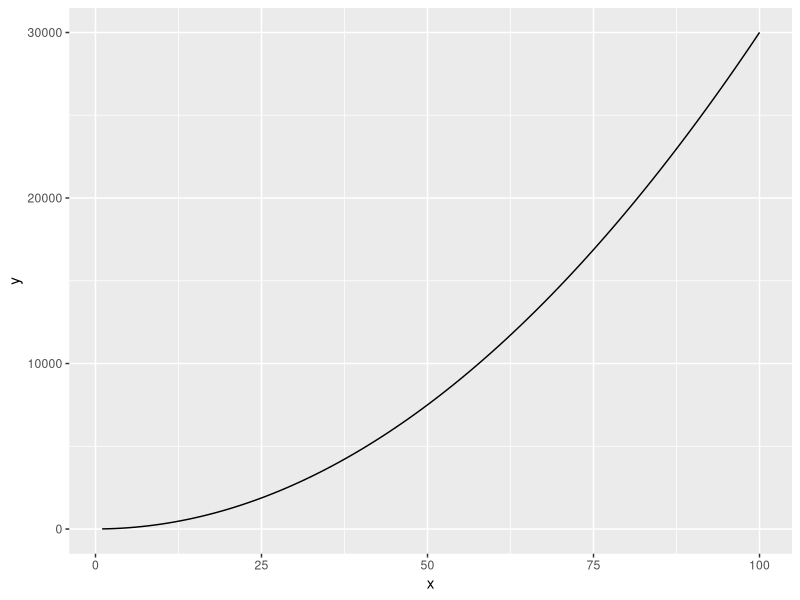
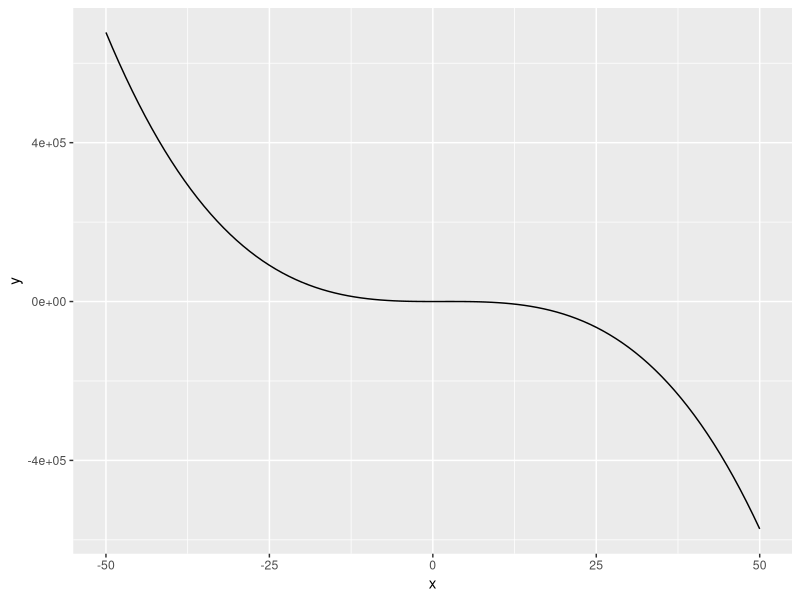
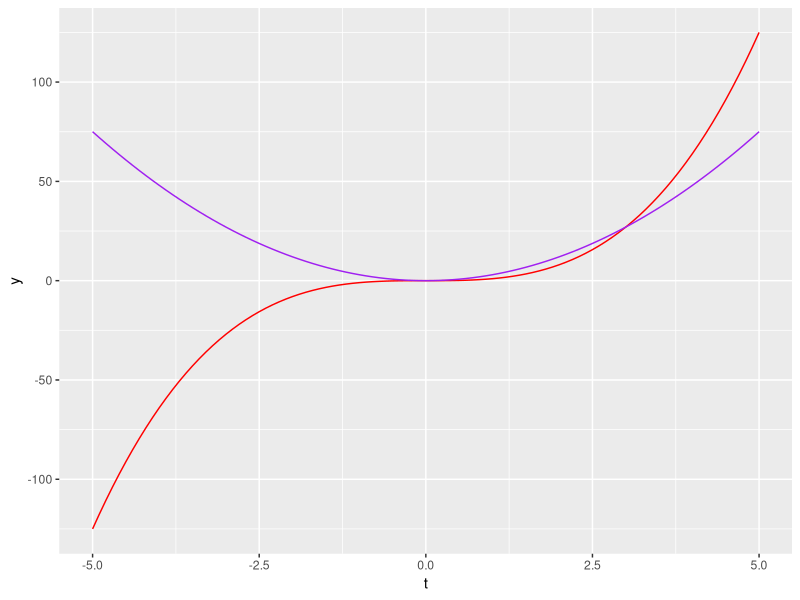

These charts were generated, in order, by the following R code:
## ---- chunk 1
#load packages ----
library(tidyverse)

# want to plot a function of f(x) = 3x^2 + 4 ----
# define function ----
# keyboard shortcut 'cntrl opt x' to build function quickly
eq1 <- function(x) {
  3 * x^2 + 4
}

# Create a data frame with range of values to evaluate our function across ----
my_data_range <- data.frame(x = c(1, 100))

# Plot our function as a continuous curve over our specified range of values in our dataframe ----
ggplot(data = my_data_range, aes(x = x)) +
  geom_function(fun = eq1)
## ---- chunk 2
# Want to plot a function of f(x) = 2.4 - 5x^3 + 21x^2
# Define a new function ----

eq2 <- function(x) {
  2.4 - 5 * x^3 + 21 * x^2
}

a_data_range <- data.frame(x = c(-50, 50))

ggplot(a_data_range, aes(x = x)) +
  geom_function(fun = eq2)
## ---- chunk 3
# Create function C(t) ----
ct <- function(t) {
  t^3
}

# Find derivative of C(t) ----
dc_dt <- D(expr = expression(t^3), name = "t")
dc_dt

# store the derivative as a function ----
dc_dt_fun <- function(t) {
  3 * t^2
}

# df of values ----
my_data_range <- data.frame(t = c(-5, 5))

# Plot function ----
ggplot(data = my_data_range, aes(x = t)) +
  geom_function(fun = ct, color = "red") +
  geom_function(fun = dc_dt_fun, color = "purple")


## ---- chunk 4
# Create function for f(x,y,z) = 2xy - 3x^2z^3 ----
# Create the expression ----
f_xyz <- expression(2 * x * y - 3 * x^2 * z^3)

# Partial with respect x ----
df_dx <- D(expr = f_xyz, name = "z")
df_dx
